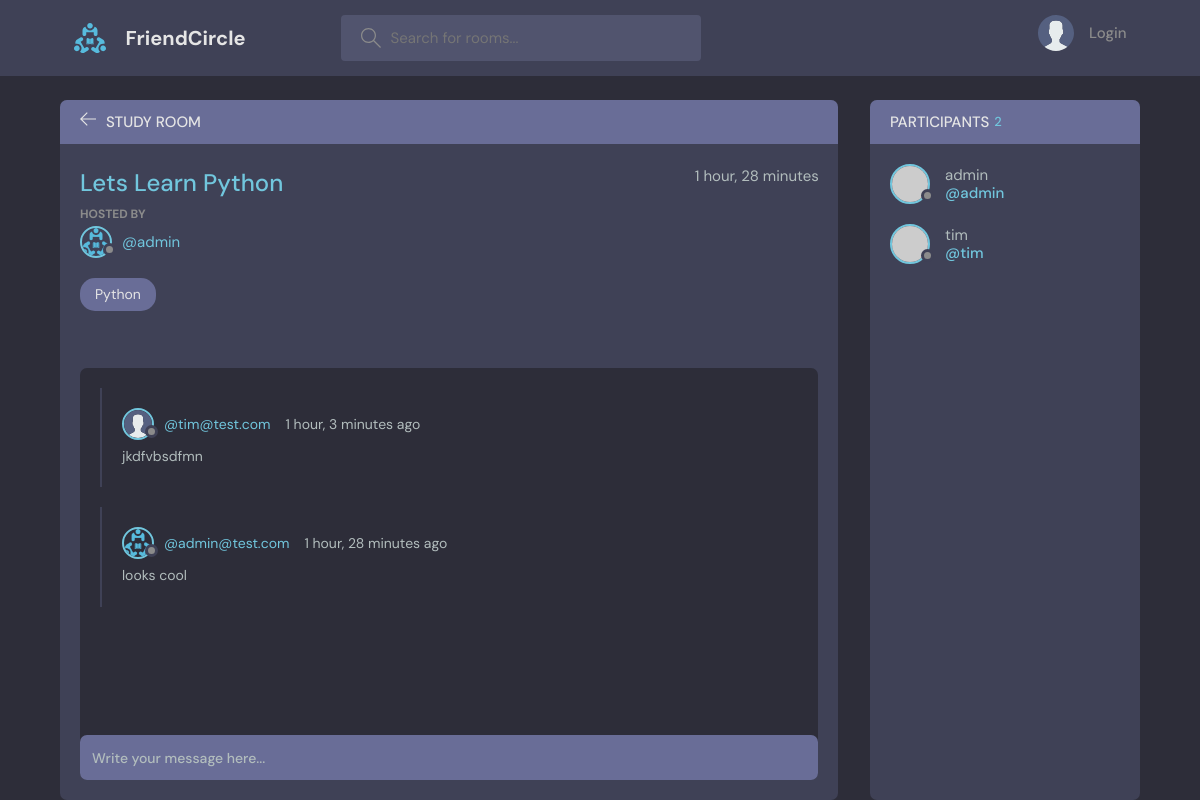
The page /room/1/ on the database its author committed.
### base/models.py (models this page shows, shortened)
class Room(models.Model):
    host = models.ForeignKey(User, on_delete=models.SET_NULL, null=True)
    topic = models.ForeignKey(Topic, on_delete=models.SET_NULL, null=True)
    name = models.CharField(max_length=200)
    description = models.TextField(null=True, blank=True)
    participants = models.ManyToManyField(User, related_name="participants", blank=True)
    updated = models.DateTimeField(auto_now=True)
    created = models.DateTimeField(auto_now_add=True)
    class Meta:
        ordering = ["-updated", "-created"]

class User(AbstractUser):
    name = models.CharField(max_length=200, null=True)
    email = models.EmailField(unique=True,null=True)
    bio = models.TextField(null=True,blank=True)
    avatar = models.ImageField(null=True, default="avatar.svg")
    USERNAME_FIELD = "email"
    REQUIRED_FIELDS = []

class Topic(models.Model):
    name = models.CharField(max_length=200)
    def __str__(self):
        return self.name

class Message(models.Model):
    user = models.ForeignKey(User, on_delete=models.CASCADE)
    room = models.ForeignKey(Room, on_delete = models.CASCADE)
    body = models.TextField()
    updated = models.DateTimeField(auto_now=True)
    created = models.DateTimeField(auto_now_add=True)
    class Meta:
        ordering = ["-updated", "-created"]

### base/views.py (the view, shortened to what this page needs)
# urls.py: path('room/<str:pk>/', views.room, name="room"),
def room(request, pk):
    rooms = Room.objects.get(id=pk)
    room_messages = rooms.message_set.all().order_by("-created")
    participants = rooms.participants.all()
    context={
        "room": rooms,
        "room_messages": room_messages,
        "participants": participants
    }
    return render(request, "base/room.html", context)

### base/templates/base/room.html (shortened to what this page needs)
{% extends 'main.html'%} {% block content %}
<main class="profile-page layout layout--2">
  <div class="container">
    <div class="room">
      <div class="room__top">
        <div class="room__topLeft">
          <a href="{% url 'home' %}">
            <svg
              version="1.1"
              xmlns="http://www.w3.org/2000/svg"
              width="32"
              height="32"
              viewBox="0 0 32 32"
            >
              <title>arrow-left</title>
              <path
                d="M13.723 2.286l-13.723 13.714 13.719 13.714 1.616-1.611-10.96-10.96h27.625v-2.286h-27.625l10.965-10.965-1.616-1.607z"
              ></path>
            </svg>
          </a>
          <h3>Study Room</h3>
        </div>
      </div>
      <div class="room__box scroll">
        <div class="room__header scroll">
          <div class="room__info">
            <h3>{{ room.name }}</h3>
            <span>{{ room.created|timesince }}</span>
          </div>
          <div class="room__hosted">
            <p>Hosted By</p>
            <a
              href="{% url 'user-profile' room.host.id %}"
              class="room__author"
            >
              <div class="avatar avatar--small">
                <img src="{{ room.host.avatar.url }}" />
              </div>
              <span>@{{ room.host.username }}</span>
            </a>
          </div>
          <span class="room__topics">{{ room.topic }}</span>
        </div>
        <div class="room__conversation">
          <div class="threads scroll">
            {% for message in room_messages %}
            <div class="thread">
              <div class="thread__top">
                <div class="thread__author">
                  <a
                    href="{% url 'user-profile' message.user.id  %}"
                    class="thread__authorInfo"
                  >
                    <div class="avatar avatar--small">
                      <img src="{{ message.user.avatar.url }}" />
                    </div>
                    <span>@{{ message.user }}</span>
                  </a>
                  <span class="thread__date"
                    >{{ message.created|timesince }} ago</span
                  >
                </div>
              </div>
              <div class="thread__details">{{ message.body }}</div>
            </div>
            {% endfor %}
          </div>
        </div>
      </div>
      <div class="room__message">
        <form action="" method="POST">
          <input name="body" placeholder="Write your message here..." />
        </form>
      </div>
    </div>
    <div class="participants">
      <h3 class="participants__top">
        Participants <span>{{participants.count}}</span>
      </h3>
      <div class="participants__list scroll">
        {% for user in participants %}
        <a href="{% url 'user-profile' user.id %}" class="participant">
          <div class="avatar avatar--medium">
            <img src="https://randomuser.me/api/portraits/men/37.jpg" />
          </div>
          <p>
            {{ user.username }}
            <span>@{{ user.username }}</span>
          </p>
        </a>
        {% endfor %}
      </div>
    </div>
  </div>
</main>
{% endblock %}

### rows shown on the page
Room: name "Lets Learn Python", created "1 hour, 28 minutes", host.avatar (picture), host.username "admin", topic "Python"
Message: user.avatar (placeholder picture), user "tim@test.com", created "1 hour, 3 minutes", body "jkdfvbsdfmn"
Message: user.avatar (picture), user "admin@test.com", created "1 hour, 28 minutes", body "looks cool"
User: username "admin"
User: username "tim"

### other values the page prints
{{ participants.count }} "2"
